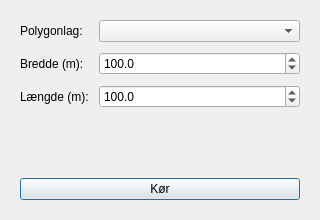
<?xml version="1.0" encoding="UTF-8"?>
<ui version="4.0">
 <class>LavGridDialogBase</class>
 <widget class="QDialog" name="LavGridDialogBase">
  <property name="geometry">
   <rect>
    <x>0</x>
    <y>0</y>
    <width>320</width>
    <height>220</height>
   </rect>
  </property>
  <property name="windowTitle">
   <string>Lav grid</string>
  </property>
  <layout class="QVBoxLayout" name="verticalLayout">
   <property name="spacing">
    <number>10</number>
   </property>
   <property name="leftMargin">
    <number>20</number>
   </property>
   <property name="topMargin">
    <number>20</number>
   </property>
   <property name="rightMargin">
    <number>20</number>
   </property>
   <property name="bottomMargin">
    <number>20</number>
   </property>
   <item>
    <layout class="QFormLayout" name="formLayout">
     <item row="0" column="0">
      <widget class="QLabel" name="lblLag">
       <property name="text">
        <string>Polygonlag:</string>
       </property>
      </widget>
     </item>
     <item row="0" column="1">
      <widget class="QComboBox" name="cboLag"/>
     </item>
     <item row="1" column="0">
      <widget class="QLabel" name="lblBredde">
       <property name="text">
        <string>Bredde (m):</string>
       </property>
      </widget>
     </item>
     <item row="1" column="1">
      <widget class="QDoubleSpinBox" name="spinBredde">
       <property name="minimum">
        <double>1.0</double>
       </property>
       <property name="maximum">
        <double>100000.0</double>
       </property>
       <property name="value">
        <double>100.0</double>
       </property>
       <property name="decimals">
        <number>1</number>
       </property>
      </widget>
     </item>
     <item row="2" column="0">
      <widget class="QLabel" name="lblLaengde">
       <property name="text">
        <string>Længde (m):</string>
       </property>
      </widget>
     </item>
     <item row="2" column="1">
      <widget class="QDoubleSpinBox" name="spinLaengde">
       <property name="minimum">
        <double>1.0</double>
       </property>
       <property name="maximum">
        <double>100000.0</double>
       </property>
       <property name="value">
        <double>100.0</double>
       </property>
       <property name="decimals">
        <number>1</number>
       </property>
      </widget>
     </item>
    </layout>
   </item>
   <item>
    <spacer>
     <property name="orientation">
      <enum>Qt::Vertical</enum>
     </property>
     <property name="sizeHint" stdset="0">
      <size>
       <width>20</width>
       <height>10</height>
      </size>
     </property>
    </spacer>
   </item>
   <item>
    <widget class="QPushButton" name="btnKorGrid">
     <property name="text">
      <string>Kør</string>
     </property>
     <property name="minimumHeight">
      <number>36</number>
     </property>
    </widget>
   </item>
  </layout>
 </widget>
 <resources/>
 <connections/>
</ui>
